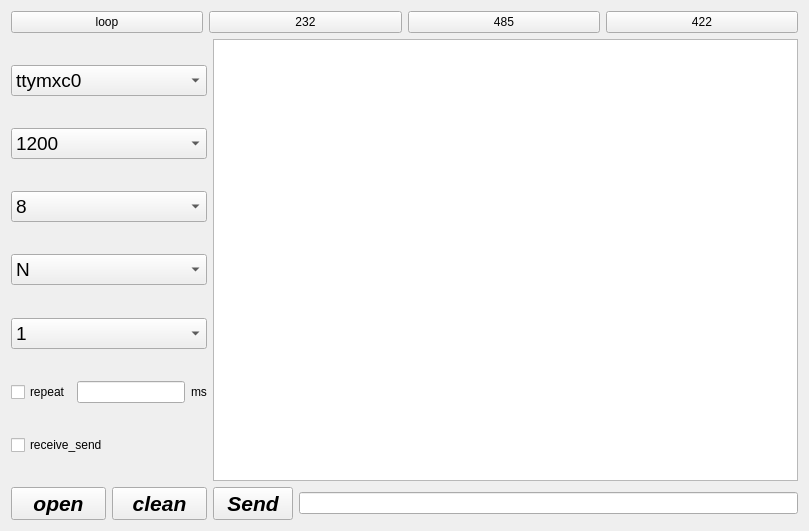
<?xml version="1.0" encoding="UTF-8"?>
<ui version="4.0">
 <class>Uart</class>
 <widget class="QWidget" name="Uart">
  <property name="geometry">
   <rect>
    <x>0</x>
    <y>0</y>
    <width>809</width>
    <height>531</height>
   </rect>
  </property>
  <property name="windowTitle">
   <string>MainWindow</string>
  </property>
  <layout class="QGridLayout" name="gridLayout">
   <item row="0" column="0">
    <layout class="QFormLayout" name="formLayout">
     <item row="0" column="0" colspan="2">
      <layout class="QHBoxLayout" name="horizontalLayout_3">
       <item>
        <widget class="QPushButton" name="pushButton_loop">
         <property name="text">
          <string>loop</string>
         </property>
        </widget>
       </item>
       <item>
        <widget class="QPushButton" name="pushButton_232">
         <property name="text">
          <string>232</string>
         </property>
        </widget>
       </item>
       <item>
        <widget class="QPushButton" name="pushButton_485">
         <property name="text">
          <string>485</string>
         </property>
        </widget>
       </item>
       <item>
        <widget class="QPushButton" name="pushButton_422">
         <property name="text">
          <string>422</string>
         </property>
        </widget>
       </item>
      </layout>
     </item>
     <item row="1" column="0">
      <layout class="QVBoxLayout" name="verticalLayout_2">
       <item>
        <spacer name="verticalSpacer_8">
         <property name="orientation">
          <enum>Qt::Vertical</enum>
         </property>
         <property name="sizeHint" stdset="0">
          <size>
           <width>20</width>
           <height>40</height>
          </size>
         </property>
        </spacer>
       </item>
       <item>
        <widget class="QComboBox" name="portNameComboBox">
         <property name="sizePolicy">
          <sizepolicy hsizetype="Preferred" vsizetype="Fixed">
           <horstretch>0</horstretch>
           <verstretch>0</verstretch>
          </sizepolicy>
         </property>
         <property name="font">
          <font>
           <pointsize>14</pointsize>
           <weight>50</weight>
           <italic>false</italic>
           <bold>false</bold>
          </font>
         </property>
         <property name="currentIndex">
          <number>0</number>
         </property>
         <item>
          <property name="text">
           <string>ttymxc0</string>
          </property>
         </item>
         <item>
          <property name="text">
           <string>ttymxc1</string>
          </property>
         </item>
         <item>
          <property name="text">
           <string>ttymxc2</string>
          </property>
         </item>
        </widget>
       </item>
       <item>
        <spacer name="verticalSpacer">
         <property name="orientation">
          <enum>Qt::Vertical</enum>
         </property>
         <property name="sizeHint" stdset="0">
          <size>
           <width>20</width>
           <height>40</height>
          </size>
         </property>
        </spacer>
       </item>
       <item>
        <widget class="QComboBox" name="baudRateComboBox">
         <property name="sizePolicy">
          <sizepolicy hsizetype="Preferred" vsizetype="Fixed">
           <horstretch>0</horstretch>
           <verstretch>0</verstretch>
          </sizepolicy>
         </property>
         <property name="font">
          <font>
           <pointsize>14</pointsize>
          </font>
         </property>
         <property name="currentIndex">
          <number>0</number>
         </property>
         <item>
          <property name="text">
           <string>1200</string>
          </property>
         </item>
         <item>
          <property name="text">
           <string>2400</string>
          </property>
         </item>
         <item>
          <property name="text">
           <string>4800</string>
          </property>
         </item>
         <item>
          <property name="text">
           <string>9600</string>
          </property>
         </item>
         <item>
          <property name="text">
           <string>19200</string>
          </property>
         </item>
         <item>
          <property name="text">
           <string>38400</string>
          </property>
         </item>
         <item>
          <property name="text">
           <string>57600</string>
          </property>
         </item>
         <item>
          <property name="text">
           <string>115200</string>
          </property>
         </item>
        </widget>
       </item>
       <item>
        <spacer name="verticalSpacer_2">
         <property name="orientation">
          <enum>Qt::Vertical</enum>
         </property>
         <property name="sizeHint" stdset="0">
          <size>
           <width>20</width>
           <height>40</height>
          </size>
         </property>
        </spacer>
       </item>
       <item>
        <widget class="QComboBox" name="dataBitsComboBox">
         <property name="sizePolicy">
          <sizepolicy hsizetype="Preferred" vsizetype="Fixed">
           <horstretch>0</horstretch>
           <verstretch>0</verstretch>
          </sizepolicy>
         </property>
         <property name="font">
          <font>
           <pointsize>14</pointsize>
           <weight>50</weight>
           <italic>false</italic>
           <bold>false</bold>
          </font>
         </property>
         <property name="currentIndex">
          <number>0</number>
         </property>
         <item>
          <property name="text">
           <string>8</string>
          </property>
         </item>
        </widget>
       </item>
       <item>
        <spacer name="verticalSpacer_3">
         <property name="orientation">
          <enum>Qt::Vertical</enum>
         </property>
         <property name="sizeHint" stdset="0">
          <size>
           <width>20</width>
           <height>40</height>
          </size>
         </property>
        </spacer>
       </item>
       <item>
        <widget class="QComboBox" name="parityComboBox">
         <property name="sizePolicy">
          <sizepolicy hsizetype="Preferred" vsizetype="Fixed">
           <horstretch>0</horstretch>
           <verstretch>0</verstretch>
          </sizepolicy>
         </property>
         <property name="font">
          <font>
           <pointsize>14</pointsize>
          </font>
         </property>
         <item>
          <property name="text">
           <string>N</string>
          </property>
         </item>
        </widget>
       </item>
       <item>
        <spacer name="verticalSpacer_4">
         <property name="orientation">
          <enum>Qt::Vertical</enum>
         </property>
         <property name="sizeHint" stdset="0">
          <size>
           <width>20</width>
           <height>40</height>
          </size>
         </property>
        </spacer>
       </item>
       <item>
        <widget class="QComboBox" name="stopBitsComboBox">
         <property name="sizePolicy">
          <sizepolicy hsizetype="Preferred" vsizetype="Fixed">
           <horstretch>0</horstretch>
           <verstretch>0</verstretch>
          </sizepolicy>
         </property>
         <property name="font">
          <font>
           <pointsize>14</pointsize>
          </font>
         </property>
         <item>
          <property name="text">
           <string>1</string>
          </property>
         </item>
        </widget>
       </item>
       <item>
        <spacer name="verticalSpacer_5">
         <property name="orientation">
          <enum>Qt::Vertical</enum>
         </property>
         <property name="sizeHint" stdset="0">
          <size>
           <width>20</width>
           <height>40</height>
          </size>
         </property>
        </spacer>
       </item>
       <item>
        <layout class="QHBoxLayout" name="horizontalLayout">
         <item>
          <widget class="QCheckBox" name="repeatCheckBox">
           <property name="text">
            <string>repeat</string>
           </property>
          </widget>
         </item>
         <item>
          <widget class="QLineEdit" name="repeatTimeLineEdit"/>
         </item>
         <item>
          <widget class="QLabel" name="label">
           <property name="text">
            <string>ms</string>
           </property>
          </widget>
         </item>
        </layout>
       </item>
       <item>
        <spacer name="verticalSpacer_6">
         <property name="orientation">
          <enum>Qt::Vertical</enum>
         </property>
         <property name="sizeHint" stdset="0">
          <size>
           <width>20</width>
           <height>40</height>
          </size>
         </property>
        </spacer>
       </item>
       <item>
        <widget class="QCheckBox" name="recv_send_checkBox">
         <property name="text">
          <string>receive_send</string>
         </property>
        </widget>
       </item>
       <item>
        <spacer name="verticalSpacer_7">
         <property name="orientation">
          <enum>Qt::Vertical</enum>
         </property>
         <property name="sizeHint" stdset="0">
          <size>
           <width>20</width>
           <height>40</height>
          </size>
         </property>
        </spacer>
       </item>
       <item>
        <layout class="QHBoxLayout" name="horizontalLayout_2">
         <item>
          <widget class="QPushButton" name="pushButton_open">
           <property name="font">
            <font>
             <pointsize>16</pointsize>
             <weight>75</weight>
             <italic>true</italic>
             <bold>true</bold>
             <underline>false</underline>
            </font>
           </property>
           <property name="text">
            <string>open</string>
           </property>
          </widget>
         </item>
         <item>
          <widget class="QPushButton" name="pushButton_clean">
           <property name="font">
            <font>
             <pointsize>16</pointsize>
             <weight>75</weight>
             <italic>true</italic>
             <bold>true</bold>
            </font>
           </property>
           <property name="text">
            <string>clean</string>
           </property>
          </widget>
         </item>
        </layout>
       </item>
      </layout>
     </item>
     <item row="1" column="1">
      <layout class="QVBoxLayout" name="verticalLayout_5">
       <item>
        <widget class="QTextEdit" name="textEdit"/>
       </item>
       <item>
        <layout class="QHBoxLayout" name="horizontalLayout_7">
         <item>
          <layout class="QVBoxLayout" name="verticalLayout_3">
           <item>
            <widget class="QPushButton" name="pushButton_send">
             <property name="font">
              <font>
               <pointsize>16</pointsize>
               <weight>75</weight>
               <italic>true</italic>
               <bold>true</bold>
              </font>
             </property>
             <property name="text">
              <string>Send</string>
             </property>
            </widget>
           </item>
          </layout>
         </item>
         <item>
          <layout class="QVBoxLayout" name="verticalLayout_4">
           <item>
            <widget class="QLineEdit" name="sendTextLineEdit"/>
           </item>
          </layout>
         </item>
        </layout>
       </item>
      </layout>
     </item>
    </layout>
   </item>
  </layout>
 </widget>
 <layoutdefault spacing="6" margin="11"/>
 <resources/>
 <connections/>
</ui>
